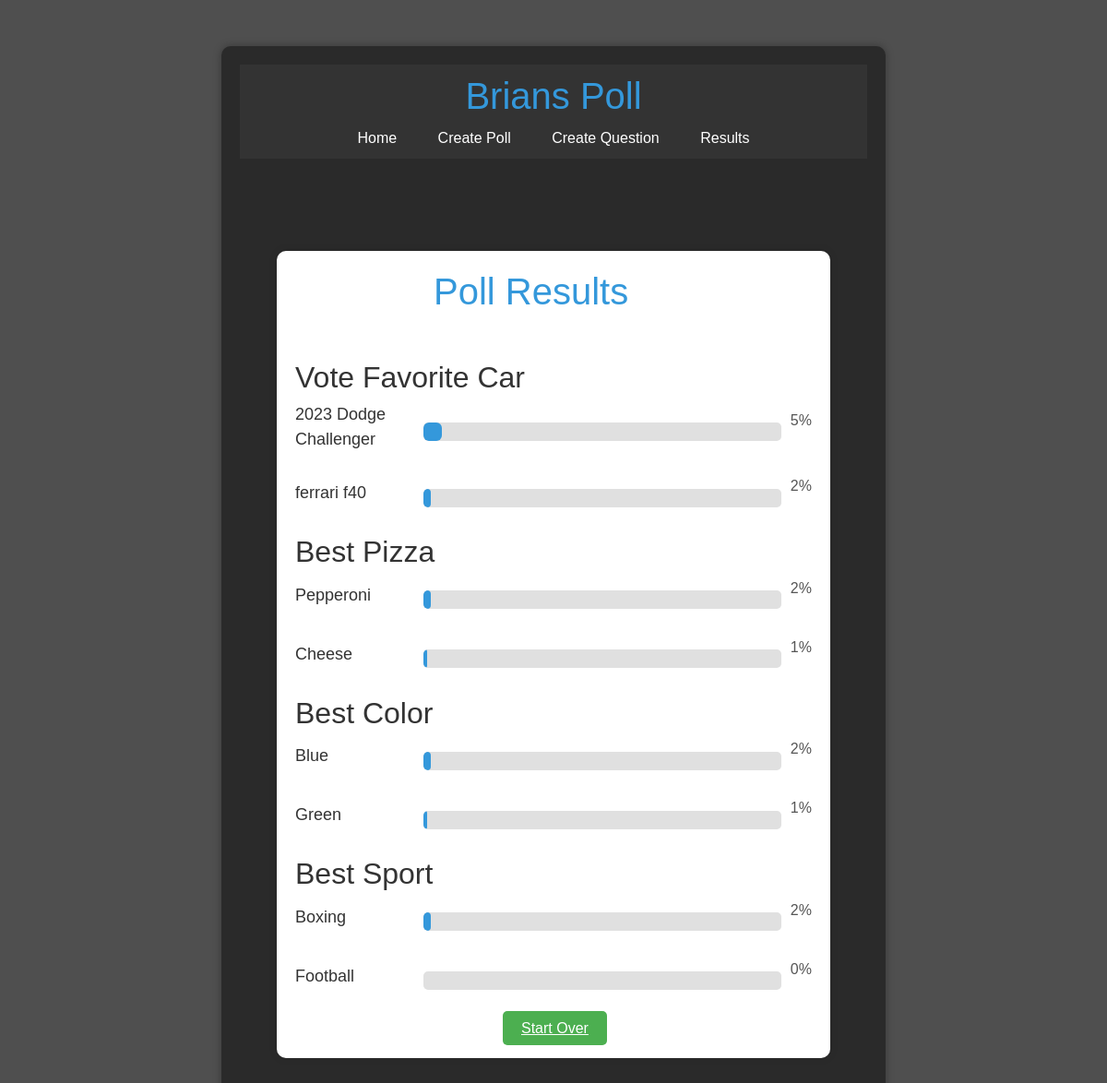
The app's page /results-page/ with its own data.
### poll/models.py (models this page shows, shortened)
class Choice(models.Model):
    question = models.ForeignKey(Question, on_delete=models.CASCADE, editable=True)
    choice_text1 = models.CharField(max_length=150)
    choice_text2 = models.CharField(max_length=150)
    choice_text1_value = models.IntegerField(default=0)
    choice_text2_value = models.IntegerField(default=0)

class Question(models.Model):
    question = models.CharField(max_length=150)
    def __str__(self):
        return f'{self.question}'

### poll/views.py (the view)
# urls.py: path('results-page/', views.results, name='results-page'),
def results(request):
    context = {
        'zaza':Choice.objects.all()
    }
    return render(request, 'poll/resultspage.html', context)

### poll/templates/poll/resultspage.html (shortened to what this page needs)
{% extends 'poll/base2.html' %}
    {% block content %}
        <div class="results-container">
            <h1 style="margin-left: 150px; margin-bottom: 50px;">Poll Results</h1>
            {% for za in zaza %}
            <h2>{{ za.question }}</h2>
                <div class="result-item">
                    <div class="choice-label">{{ za.choice_text1 }}</div>
                    <div class="progress-bar">
                        <div class="progress" style="width: {{ za.choice_text1_value }}%;"></div>
                    </div>
                    <div class="percentage">{{ za.choice_text1_value }}%</div>
                </div>
                <div class="result-item">
                    <div class="choice-label">{{ za.choice_text2 }}</div>
                    <div class="progress-bar">
                        <div class="progress" style="width: {{ za.choice_text2_value }}%;"></div>
                    </div>
                    <div class="percentage">{{ za.choice_text2_value }}%</div>
                </div>
            {% endfor %}
            <a style="margin-left: 225px; margin-top: 50px;" href="{% url 'home-page' %}" class="submit-btn">Start Over</a>
        </div>
    {% endblock content %}

### poll/templates/poll/base2.html (shortened to what this page needs)
{% load static %}
<!DOCTYPE html>
<html>
    <head>
        <link href="https://cdn.jsdelivr.net/npm/bootstrap@5.3.2/dist/css/bootstrap.min.css" rel="stylesheet">
        <link rel="stylesheet" type="text/css" href="{% static 'poll/results.css' %}">
    </head>
    <body>
        <div class="container">
            <header>
                <h1>Brians Poll</h1>
                <nav>
                    <a href="{% url 'home-page' %}">Home</a>
                    <a href="{% url 'poll-create' %}">Create Poll</a>
                    <a href="{% url 'question-create' %}">Create Question</a>
                    <a href="{% url 'results-page' %}">Results</a>
                </nav>
            </header>
            {% block content %}this is it{% endblock %}
        </div>
    </body>
</html>

### poll/static/poll/results.css (style rules this page uses)
body { background-color: #1a1a1a; color: #ffffff; font-family: 'Arial', sans-serif; margin: 0; padding: 0; }
.container { width: 60%; margin: 50px auto; padding: 20px; background-color: #2a2a2a; border-radius: 10px; box-shadow: 0 0 10px rgba(0, 0, 0, 0.3); }
header { text-align: center; padding: 10px; background-color: #333333; margin-bottom: 100px; }
nav { margin-top: 10px; }
nav a { color: #ffffff; text-decoration: none; padding: 10px; margin: 0 10px; border-radius: 5px; transition: background-color 0.3s; }
.choice-label { display: block; margin-bottom: 10px; font-size: 18px; }
.submit-btn { background-color: #4CAF50; color: white; padding: 10px 20px; font-size: 16px; border: none; border-radius: 5px; cursor: pointer; }
body { font-family: 'Arial', sans-serif; background-color: #4f4f4f; color: #333; margin: 0; padding: 0; }
.results-container { max-width: 600px; margin: 50px auto; padding: 20px; background-color: #fff; border-radius: 10px; box-shadow: 0 0 10px rgba(0, 0, 0, 0.1); }
h1 { color: #3498db; }
.result-item { display: flex; align-items: center; margin-bottom: 15px; }
.result-item .choice-label { flex: 1; font-size: 18px; }
.result-item .progress-bar { flex: 3; background-color: #e0e0e0; border-radius: 5px; height: 20px; margin-left: 10px; overflow: hidden; }
.result-item .progress-bar .progress { height: 100%; background-color: #3498db; }
.result-item .percentage { margin-left: 10px; font-size: 16px; color: #555; margin-bottom: 25px; }

### records on screen
Choice: question "Vote Favorite Car", choice_text1 "2023 Dodge Challenger", choice_text1_value "5", choice_text2 "ferrari f40", choice_text2_value "2"
Choice: question "Best Pizza", choice_text1 "Pepperoni", choice_text1_value "2", choice_text2 "Cheese", choice_text2_value "1"
Choice: question "Best Color", choice_text1 "Blue", choice_text1_value "2", choice_text2 "Green", choice_text2_value "1"
Choice: question "Best Sport", choice_text1 "Boxing", choice_text1_value "2", choice_text2 "Football", choice_text2_value "0"
